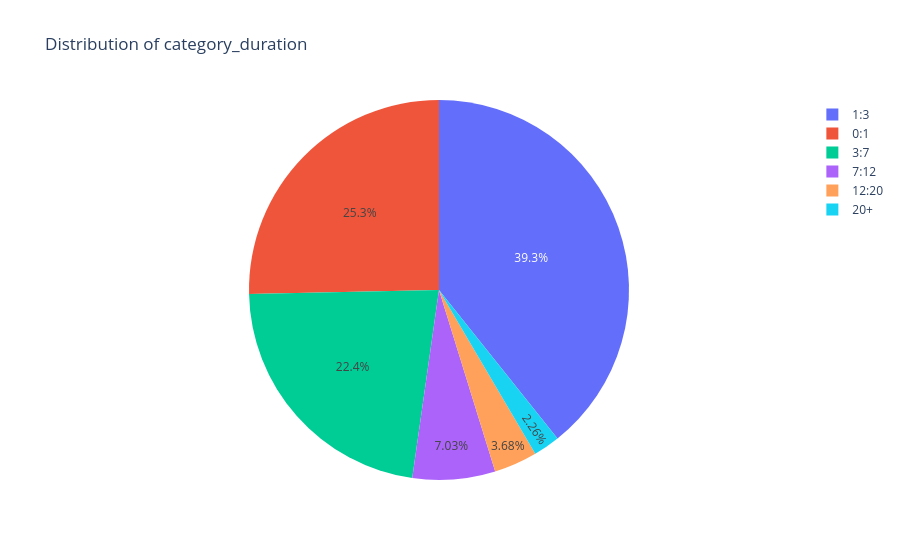

Notebook code for this chart:
### Markdown cell above
### What percentage of Evey category duration ?

### Code cell
fig = px.pie(
    data_frame=df['category_duration'].value_counts(),
    names=df['category_duration'].value_counts().index,  # Use the index (e.g., '1:3', '3:7')
    values=df['category_duration'].value_counts().values, # Use the actual numeric counts
    title='Distribution of category_duration',
)
fig.show()

### Figure 1 — Plotly figure (JSON) as saved in the notebook; plotly's stock layout.template omitted (floating-point values rounded to 4 significant figures)
{"data": [{"domain": {"x": [0, 1], "y": [0, 1]}, "hovertemplate": "label=%{label}<br>value=%{value}<extra></extra>", "labels": ["1:3", "0:1", "3:7", "7:12", "12:20", "20+"], "legendgroup": "", "name": "", "showlegend": true, "type": "pie", "values": [1442, 930, 823, 258, 135, 83]}], "layout": {"legend": {"tracegroupgap": 0}, "title": {"text": "Distribution of category_duration"}}}
